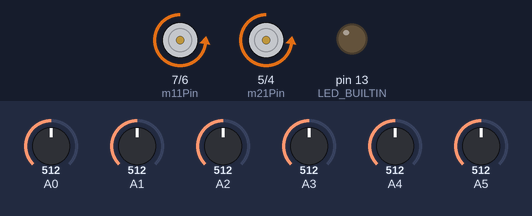
Recording of a sketch running on a simulated Arduino Uno, built with avr-gcc and run on an emulated ATmega328P. Parts: motor-driver pin pairs drawn as motors (green arrow = first pin HIGH = forward, orange = second pin HIGH = backward, longer = more drive, scaled by the enable pin), output pins drawn as LEDs (lit = HIGH). Inputs (shaded band) come from the test bench; at power-on: A0 = 512, A4 = 512, A5 = 512, A3 = 512, A1 = 512, A2 = 512.

Above: at 4.2 s.
4.3 s: A0 set to 716
At 5.1 s:
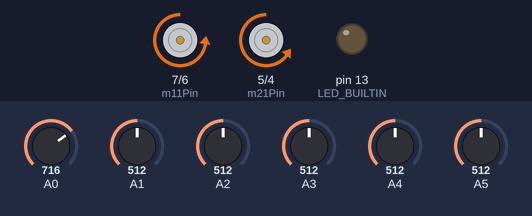
5.8 s: A4 set to 485
At 6.2 s:
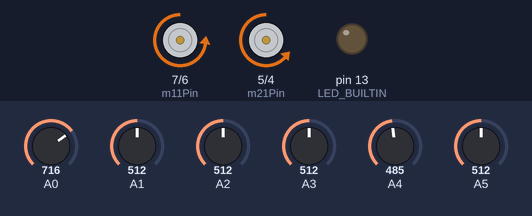
7.3 s: A5 set to 50
At 8.5 s:
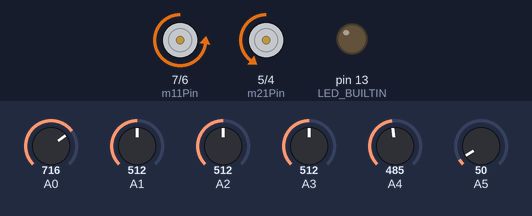
8.8 s: A3 set to 50
At 9.7 s:
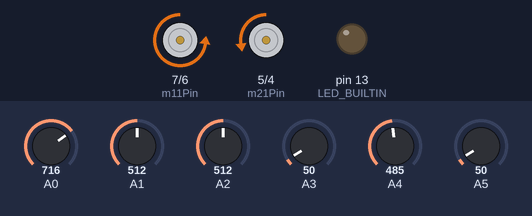
10.3 s: A4 set to 245
At 10.9 s:
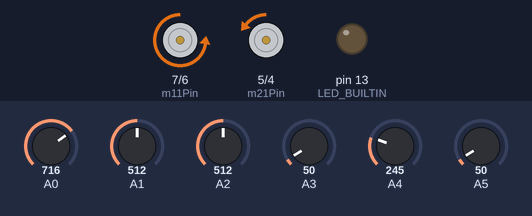
11.8 s: A4 set to 232
At 13.2 s:
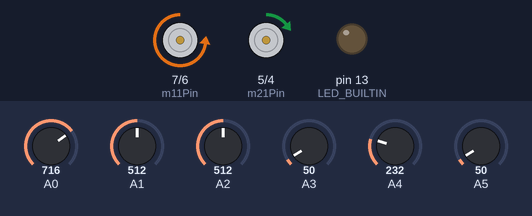
Timing chart, 0 to 14.3 s (numbered marks = the images above; inputs shaded):
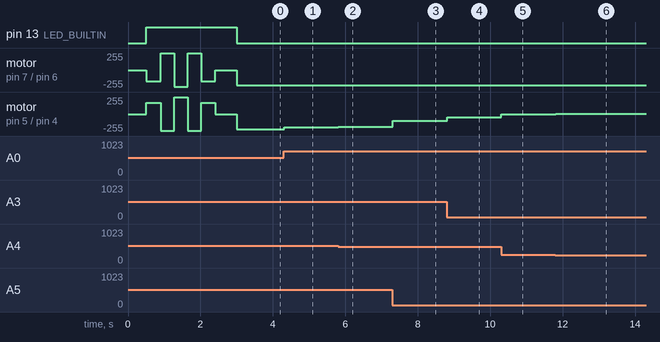

Measured:
- after the input at 4.3 s, motor on pin 5 (m21Pin) / pin 4 (m22Pin): backward 225/255 → backward 195/255 at once
- after the input at 5.8 s, motor on pin 5 (m21Pin) / pin 4 (m22Pin): backward 195/255 → backward 189/255 at once
- after the input at 7.3 s, motor on pin 5 (m21Pin) / pin 4 (m22Pin): backward 189/255 → backward 99/255 at once
- after the input at 8.8 s, motor on pin 5 (m21Pin) / pin 4 (m22Pin): backward 99/255 → backward 51/255 at once
- after the input at 10.3 s, motor on pin 5 (m21Pin) / pin 4 (m22Pin): backward 51/255 → backward 3/255 at once
- after the input at 11.8 s, motor on pin 5 (m21Pin) / pin 4 (m22Pin): backward 3/255 → forward 3/255 at once

The sketch:

line_follower.ino
```cpp
#include <QTRSensors.h>
const int m11Pin = 7;
const int m12Pin = 6;
const int m21Pin = 5;
const int m22Pin = 4;
const int m1Enable = 11;
const int m2Enable = 10;
int m1Speed = 0;
int m2Speed = 0;
float kp = 6;
float ki = 0;
float kd = 2;
int p = 1;
int i = 0;
int d = 0;
int error = 0;
int lastError = 0;
const int maxSpeed = 255;
const int minSpeed = -255;
const int baseSpeed = 225;
QTRSensors qtr;
const int sensorCount = 6;
int sensorValues[sensorCount];
int sensors[sensorCount] = { 0, 0, 0, 0, 0, 0 };


void setup() {
  pinMode(m11Pin, OUTPUT);
  pinMode(m12Pin, OUTPUT);
  pinMode(m21Pin, OUTPUT);
  pinMode(m22Pin, OUTPUT);
  pinMode(m1Enable, OUTPUT);
  pinMode(m2Enable, OUTPUT);
  qtr.setTypeAnalog();
  qtr.setSensorPins((const uint8_t[]){ A0, A1, A2, A3, A4, A5 },
                    sensorCount);
  delay(500);
  pinMode(LED_BUILTIN, OUTPUT);
  digitalWrite(LED_BUILTIN, HIGH);
  for (uint16_t i = 0; i < 100; i++) {
    if (i <= 15) {
      setMotorSpeed(170, -170);
    }
    if (i > 15 && i <= 30) {
      setMotorSpeed(-250, 250);
    }
    if (i > 30 && i < 45) {
      setMotorSpeed(250, -250);
    }
    if (i > 45 && i <= 60) {
      setMotorSpeed(-250, 250);
    }
    if (i > 60 && i < 75) {
      setMotorSpeed(170, -170);
    }
    if (i > 75) {
      setMotorSpeed(0, 0);
    }
    qtr.calibrate();
  }
  setMotorSpeed(0, 0);


    //to do

  digitalWrite(LED_BUILTIN, LOW);
  Serial.begin(9600);
}


void loop() {
  pidControl(kp, ki, kd);
}


// calculate PID value based on error, kp, kd, ki, p, i and d.
void pidControl(float kp, float ki, float kd) {
  int error = map(qtr.readLineBlack(sensorValues), 0, 5000, -75, 75);
  p = error;
  i = i + error;
  d = error - lastError;
  int motorSpeed = kp * p + ki * i + kd * d;
  lastError = error;
  m1Speed = baseSpeed;
  m2Speed = baseSpeed;
  if (error < 0) {
    m1Speed += motorSpeed;
  } else if (error > 0) {
    m2Speed -= motorSpeed;
  }

  m1Speed = constrain(m1Speed, -220, maxSpeed);
  m2Speed = constrain(m2Speed, -220, maxSpeed);
  setMotorSpeed(m2Speed, m1Speed);
}
void setMotorSpeed(int motor1Speed, int motor2Speed) {
  motor1Speed = -motor1Speed;
  motor2Speed = -motor2Speed;
  if (motor1Speed == 0) {
    digitalWrite(m11Pin, LOW);
    digitalWrite(m12Pin, LOW);
    analogWrite(m1Enable, motor1Speed);
  } else {
    if (motor1Speed > 0) {
      digitalWrite(m11Pin, HIGH);
      digitalWrite(m12Pin, LOW);
      analogWrite(m1Enable, motor1Speed);
    }
    if (motor1Speed < 0) {
      digitalWrite(m11Pin, LOW);
      digitalWrite(m12Pin, HIGH);
      analogWrite(m1Enable, -motor1Speed);
    }
  }
  if (motor2Speed == 0) {
    digitalWrite(m21Pin, LOW);
    digitalWrite(m22Pin, LOW);
    analogWrite(m2Enable, motor2Speed);
  } else {
    if (motor2Speed > 0) {
      digitalWrite(m21Pin, HIGH);
      digitalWrite(m22Pin, LOW);
      analogWrite(m2Enable, motor2Speed);
    }
    if (motor2Speed < 0) {
      digitalWrite(m21Pin, LOW);
      digitalWrite(m22Pin, HIGH);
      analogWrite(m2Enable, -motor2Speed);
    }
  }
}

void debugFunction() {
  Serial.print("Error: ");
  Serial.println(error);
  Serial.print("M1 speed: ");
  Serial.println(m1Speed);

  Serial.print("M2 speed: ");
  Serial.println(m2Speed);

  delay(250);
}
```
